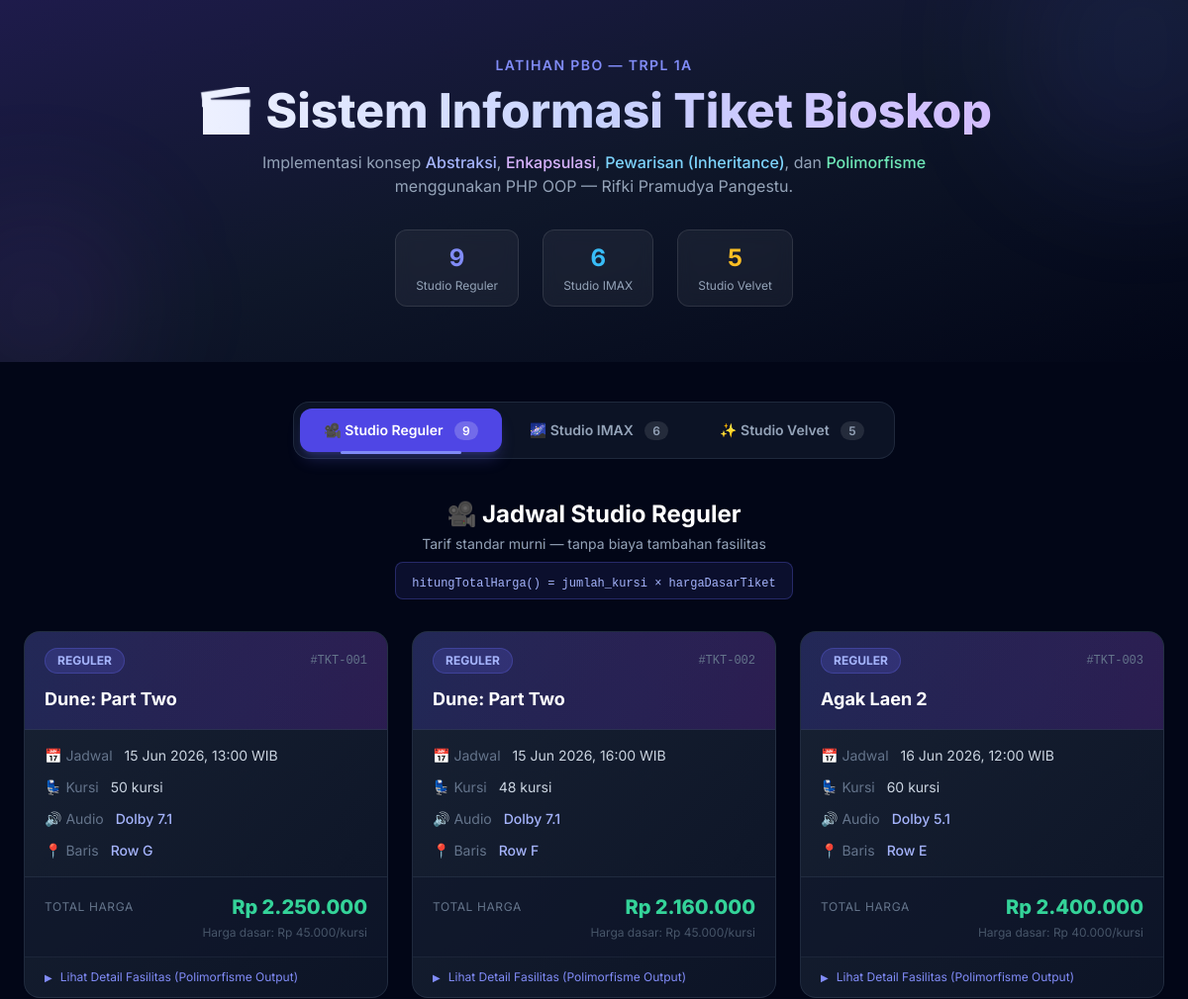
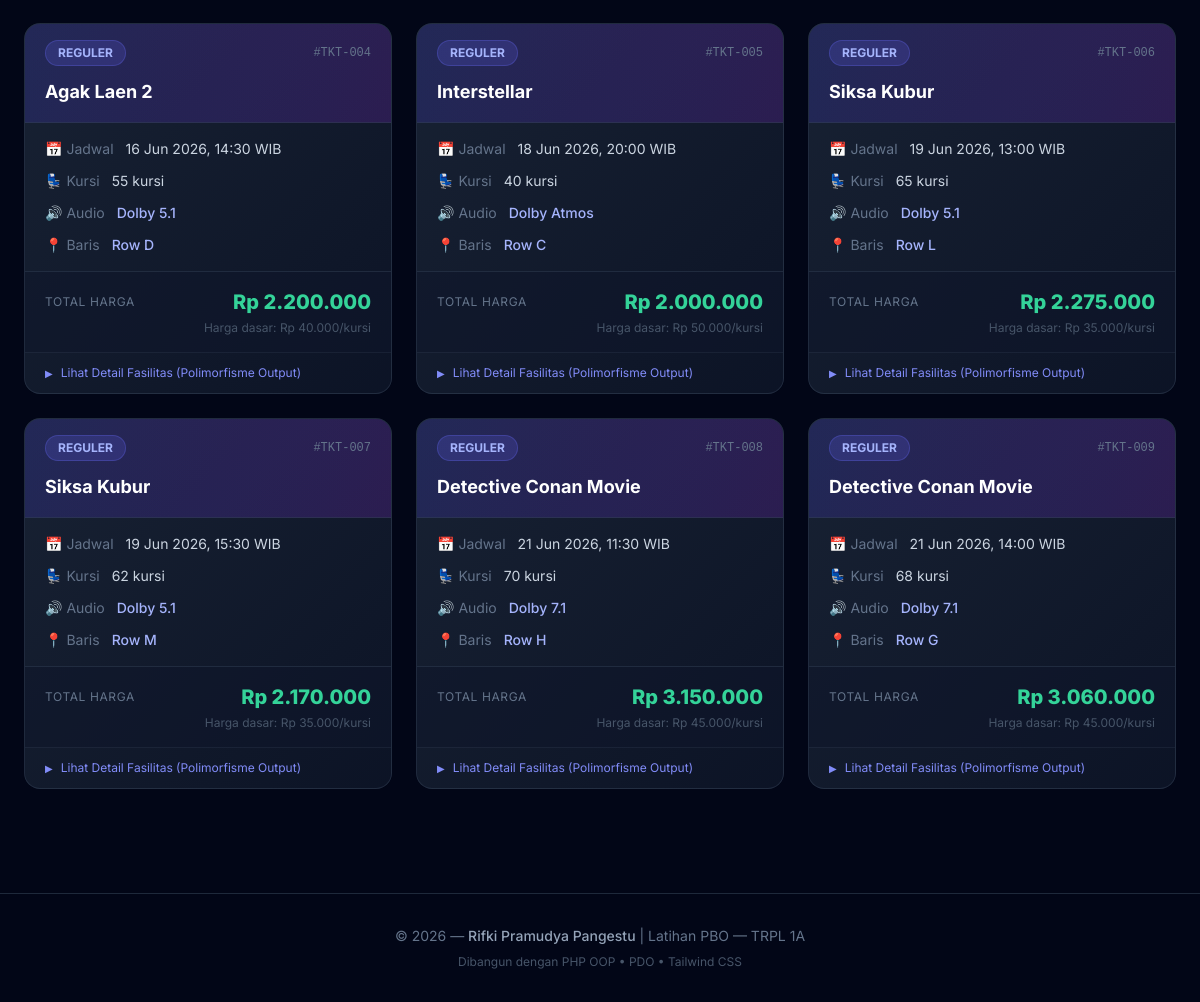
The page / on the database its author committed (2 pictures, top to bottom).
### tables this page shows
CREATE TABLE `tabel_tiket` (
  `id_tiket` int NOT NULL,
  `nama_film` varchar(255) NOT NULL,
  `jadwal_tayang` datetime NOT NULL,
  `jumlah_kursi` int NOT NULL,
  `harga_dasar_tiket` decimal(10,2) NOT NULL,
  `jenis_studio` enum('Reguler','IMAX','Velvet') NOT NULL,
  `tipe_audio` varchar(50) DEFAULT NULL,
  `lokasi_baris` varchar(5) DEFAULT NULL,
  `kacamata_3D_id` varchar(50) DEFAULT NULL,
  `efek_gerak_fitur` varchar(100) DEFAULT NULL,
  `bantal_selimut_pack` varchar(50) DEFAULT NULL,
  `layanan_butler` varchar(100) DEFAULT NULL
);

### Tiket.php (called while the page is built, shortened)
<?php
abstract class Tiket {
    protected $id_tiket;
    protected $nama_film;
    protected $jadwal_tayang;
    protected $jumlah_kursi;
    protected $hargaDasarTiket;
    public function __construct($id_tiket, $nama_film, $jadwal_tayang, $jumlah_kursi, $hargaDasarTiket) {
        $this->id_tiket = $id_tiket;
        $this->nama_film = $nama_film;
        $this->jadwal_tayang = $jadwal_tayang;
        $this->jumlah_kursi = $jumlah_kursi;
        $this->hargaDasarTiket = $hargaDasarTiket;
    }
    public function getId() { return $this->id_tiket; }
    public function getNamaFilm() { return $this->nama_film; }
    public function getJadwalTayang() { return $this->jadwal_tayang; }
    public function getJumlahKursi() { return $this->jumlah_kursi; }
    public function getHargaDasarTiket() { return $this->hargaDasarTiket; }
}
?>

### TiketReguler.php (called while the page is built, shortened)
<?php
require_once __DIR__ . '/Tiket.php';
class TiketReguler extends Tiket {
    private $tipeAudio;
    private $lokasiBaris;
    public function __construct($id_tiket, $nama_film, $jadwal_tayang, $jumlah_kursi, $hargaDasarTiket, $tipeAudio, $lokasiBaris) {
        $this->tipeAudio = $tipeAudio;
        $this->lokasiBaris = $lokasiBaris;
    }
    public function hitungTotalHarga() {
        return $this->jumlah_kursi * $this->hargaDasarTiket;
    }
    public function getTipeAudio() { return $this->tipeAudio; }
    public function getLokasiBaris() { return $this->lokasiBaris; }
}
?>

### index.php (the view, shortened to what this page needs)
<?php
require_once __DIR__ . '/TiketReguler.php';
$database = new Database();
$conn = $database->getConnection();
$tiketReguler = [];
$tiketImax    = [];
$tiketVelvet  = [];
try {
    $query = "SELECT * FROM tabel_tiket ORDER BY jadwal_tayang ASC";
    $stmt  = $conn->prepare($query);
    $stmt->execute();
    while ($row = $stmt->fetch(PDO::FETCH_ASSOC)) {
        switch ($row['jenis_studio']) {
            case 'Reguler':
                $tiket = new TiketReguler(
                    $row['id_tiket'],
                    $row['nama_film'],
                    $row['jadwal_tayang'],
                    $row['jumlah_kursi'],
                    $row['harga_dasar_tiket'],
                    $row['tipe_audio'],
                    $row['lokasi_baris']
                );
                $tiketReguler[] = $tiket;
                break;
            case 'IMAX':
                $tiket = new TiketImax(
                    $row['id_tiket'],
                    $row['nama_film'],
                    $row['jadwal_tayang'],
                    $row['jumlah_kursi'],
                    $row['harga_dasar_tiket'],
                    $row['kacamata_3D_id'],
                    $row['efek_gerak_fitur']
                );
                $tiketImax[] = $tiket;
                break;
            case 'Velvet':
                $tiket = new TiketVelvet(
                    $row['id_tiket'],
                    $row['nama_film'],
                    $row['jadwal_tayang'],
                    $row['jumlah_kursi'],
                    $row['harga_dasar_tiket'],
                    $row['bantal_selimut_pack'],
                    $row['layanan_butler']
                );
                $tiketVelvet[] = $tiket;
                break;
        }
    }
} catch (PDOException $e) {
    echo "Error mengambil data: " . $e->getMessage();
}
?>
<!DOCTYPE html>
<html lang="id">
<head>
    <script src="https://cdn.tailwindcss.com"></script>
</head>
<body class="bg-slate-950 text-white min-h-screen">
    <header class="relative overflow-hidden">
        <div class="absolute inset-0 bg-gradient-to-br from-indigo-950 via-slate-900 to-slate-950"></div>
        <div class="absolute top-[-80px] right-[-80px] w-64 h-64 bg-indigo-500/10 rounded-full blur-3xl"></div>
        <div class="absolute bottom-[-40px] left-[-60px] w-48 h-48 bg-purple-500/10 rounded-full blur-3xl"></div>
        <div class="relative max-w-7xl mx-auto px-6 py-14 text-center">
            <p class="text-indigo-400 text-sm font-semibold tracking-widest uppercase mb-3">
                Latihan PBO — TRPL 1A
            </p>
            <h1 class="text-4xl md:text-5xl font-extrabold bg-gradient-to-r from-white via-indigo-200 to-purple-300 bg-clip-text text-transparent leading-tight">
            </h1>
            <p class="mt-4 text-slate-400 text-base max-w-2xl mx-auto">
                Implementasi konsep <span class="text-indigo-300 font-medium">Abstraksi</span>,
                <span class="text-purple-300 font-medium">Enkapsulasi</span>,
                <span class="text-sky-300 font-medium">Pewarisan (Inheritance)</span>, dan
                <span class="text-emerald-300 font-medium">Polimorfisme</span>
                menggunakan PHP OOP &mdash; Rifki Pramudya Pangestu.
            </p>
            <div class="mt-8 flex justify-center gap-6 flex-wrap">
                <div class="bg-white/5 backdrop-blur border border-white/10 rounded-xl px-5 py-3 text-center">
                    <p class="text-2xl font-bold text-indigo-400"><?= count($tiketReguler) ?></p>
                    <p class="text-xs text-slate-400 mt-1">Studio Reguler</p>
                </div>
                <div class="bg-white/5 backdrop-blur border border-white/10 rounded-xl px-5 py-3 text-center">
                    <p class="text-2xl font-bold text-sky-400"><?= count($tiketImax) ?></p>
                    <p class="text-xs text-slate-400 mt-1">Studio IMAX</p>
                </div>
                <div class="bg-white/5 backdrop-blur border border-white/10 rounded-xl px-5 py-3 text-center">
                    <p class="text-2xl font-bold text-amber-400"><?= count($tiketVelvet) ?></p>
                    <p class="text-xs text-slate-400 mt-1">Studio Velvet</p>
                </div>
            </div>
        </div>
    </header>
    <main class="max-w-7xl mx-auto px-6 py-10">
        <div class="flex justify-center mb-10">
            <div class="inline-flex bg-slate-900/80 backdrop-blur border border-slate-700/50 rounded-2xl p-1.5 gap-1">
                <button id="tab-reguler" onclick="switchTab('reguler')"
                    class="tab-btn active px-6 py-3 rounded-xl text-sm font-semibold
                           bg-indigo-600 text-white shadow-lg shadow-indigo-500/25
                           after:bg-indigo-400">
                    🎥 Studio Reguler
                    <span class="ml-2 bg-white/20 text-xs px-2 py-0.5 rounded-full"><?= count($tiketReguler) ?></span>
                </button>
                <button id="tab-imax" onclick="switchTab('imax')"
                    class="tab-btn px-6 py-3 rounded-xl text-sm font-semibold
                           text-slate-400 hover:text-white hover:bg-slate-800
                           after:bg-sky-400">
                    🌌 Studio IMAX
                    <span class="ml-2 bg-white/10 text-xs px-2 py-0.5 rounded-full"><?= count($tiketImax) ?></span>
                </button>
                <button id="tab-velvet" onclick="switchTab('velvet')"
                    class="tab-btn px-6 py-3 rounded-xl text-sm font-semibold
                           text-slate-400 hover:text-white hover:bg-slate-800
                           after:bg-amber-400">
                    ✨ Studio Velvet
                    <span class="ml-2 bg-white/10 text-xs px-2 py-0.5 rounded-full"><?= count($tiketVelvet) ?></span>
                </button>
            </div>
        </div>
        <div id="content-reguler" class="tab-content active">
            <div class="mb-8 text-center">
                <h2 class="text-2xl font-bold text-white">🎥 Jadwal Studio Reguler</h2>
                <p class="text-slate-400 text-sm mt-1">Tarif standar murni — tanpa biaya tambahan fasilitas</p>
                <div class="mt-2 inline-block bg-indigo-500/10 border border-indigo-500/30 rounded-lg px-4 py-1.5">
                    <code class="text-indigo-300 text-xs font-mono">hitungTotalHarga() = jumlah_kursi × hargaDasarTiket</code>
                </div>
            </div>
            <div class="grid grid-cols-1 md:grid-cols-2 lg:grid-cols-3 gap-6">
                <?php
                $index = 0;
                foreach ($tiketReguler as $tiket):
                    $index++;
                    $delayClass = 'card-delay-' . min($index, 5);
                ?>
                <div class="card-hover animate-fade-in-up <?= $delayClass ?> opacity-0
                            bg-gradient-to-br from-slate-800/80 to-slate-900/80
                            backdrop-blur border border-slate-700/50 rounded-2xl overflow-hidden">
                    <div class="bg-gradient-to-r from-indigo-600/20 to-purple-600/20 px-5 py-4 border-b border-slate-700/50">
                        <div class="flex items-center justify-between">
                            <span class="bg-indigo-500/20 text-indigo-300 text-xs font-bold px-3 py-1 rounded-full border border-indigo-500/30">
                                REGULER
                            </span>
                            <span class="text-slate-500 text-xs font-mono">#TKT-<?= str_pad($tiket->getId(), 3, '0', STR_PAD_LEFT) ?></span>
                        </div>
                        <h3 class="text-lg font-bold text-white mt-3"><?= htmlspecialchars($tiket->getNamaFilm()) ?></h3>
                    </div>
                    <div class="px-5 py-4 space-y-3">
                        <div class="flex items-center gap-3 text-sm">
                            <span class="text-slate-500">📅 Jadwal</span>
                            <span class="text-slate-300"><?= date('d M Y, H:i', strtotime($tiket->getJadwalTayang())) ?> WIB</span>
                        </div>
                        <div class="flex items-center gap-3 text-sm">
                            <span class="text-slate-500">💺 Kursi</span>
                            <span class="text-slate-300"><?= $tiket->getJumlahKursi() ?> kursi</span>
                        </div>
                        <div class="flex items-center gap-3 text-sm">
                            <span class="text-slate-500">🔊 Audio</span>
                            <span class="text-indigo-300 font-medium"><?= htmlspecialchars($tiket->getTipeAudio()) ?></span>
                        </div>
                        <div class="flex items-center gap-3 text-sm">
                            <span class="text-slate-500">📍 Baris</span>
                            <span class="text-indigo-300 font-medium"><?= htmlspecialchars($tiket->getLokasiBaris()) ?></span>
                        </div>
                    </div>
                    <div class="px-5 py-4 bg-slate-900/50 border-t border-slate-700/50">
                        <div class="flex items-center justify-between">
                            <span class="text-slate-500 text-xs uppercase tracking-wider">Total Harga</span>
                            <span class="text-xl font-extrabold text-emerald-400">
                                Rp <?= number_format($tiket->hitungTotalHarga(), 0, ',', '.') ?>
                            </span>
                        </div>
                        <p class="text-slate-600 text-xs mt-1 text-right">Harga dasar: Rp <?= number_format($tiket->getHargaDasarTiket(), 0, ',', '.') ?>/kursi</p>
                    </div>
                    <details class="group">
                        <summary class="px-5 py-3 text-xs text-indigo-400 cursor-pointer hover:text-indigo-300
                                       border-t border-slate-700/30 flex items-center gap-2 select-none">
                            <span class="group-open:rotate-90 transition-transform text-[10px]">▶</span>
                            Lihat Detail Fasilitas (Polimorfisme Output)
                        </summary>
                    </details>
                </div>
                <?php endforeach; ?>
            </div>
        </div>
    </main>
    <footer class="border-t border-slate-800 mt-16">
        <div class="max-w-7xl mx-auto px-6 py-8 text-center">
            <p class="text-slate-500 text-sm">
                &copy; <?= date('Y') ?> — <span class="text-slate-400 font-medium">Rifki Pramudya Pangestu</span>
                | Latihan PBO — TRPL 1A
            </p>
            <p class="text-slate-600 text-xs mt-2">
                Dibangun dengan PHP OOP &bull; PDO &bull; Tailwind CSS
            </p>
        </div>
    </footer>
</body>
</html>

### index.php (style rules this page uses)
body { font-family: 'Inter', sans-serif; }
.animate-fade-in-up { animation: fadeInUp 0.5s ease-out forwards; }
.card-delay-1 { animation-delay: 0.1s; }
.card-delay-2 { animation-delay: 0.2s; }
.card-delay-3 { animation-delay: 0.3s; }
.card-delay-4 { animation-delay: 0.4s; }
.card-delay-5 { animation-delay: 0.5s; }
.card-hover { transition: transform 0.3s ease, box-shadow 0.3s ease; }
.tab-btn { transition: all 0.3s ease; position: relative; }
.tab-btn::after { content: ''; position: absolute; bottom: -2px; left: 50%; transform: translateX(-50%) scaleX(0); width: 60%; height: 3px; border-radius: 3px; transition: transform 0.3s ease; }
.tab-btn.active::after { transform: translateX(-50%) scaleX(1); }
.tab-content { display: none; opacity: 0; transition: opacity 0.3s ease; }
.tab-content.active { display: block; opacity: 1; }

### rows shown on the page
tabel_tiket: id_tiket "001", nama_film "Dune: Part Two", jadwal_tayang "15 Jun 2026, 13:00", jumlah_kursi "50", tipe_audio "Dolby 7.1", lokasi_baris "Row G", $tiket->hitungTotalHarga() "2.250.000", harga_dasar_tiket "45.000"
tabel_tiket: id_tiket "002", nama_film "Dune: Part Two", jadwal_tayang "15 Jun 2026, 16:00", jumlah_kursi "48", tipe_audio "Dolby 7.1", lokasi_baris "Row F", $tiket->hitungTotalHarga() "2.160.000", harga_dasar_tiket "45.000"
tabel_tiket: id_tiket "003", nama_film "Agak Laen 2", jadwal_tayang "16 Jun 2026, 12:00", jumlah_kursi "60", tipe_audio "Dolby 5.1", lokasi_baris "Row E", $tiket->hitungTotalHarga() "2.400.000", harga_dasar_tiket "40.000"
tabel_tiket: id_tiket "004", nama_film "Agak Laen 2", jadwal_tayang "16 Jun 2026, 14:30", jumlah_kursi "55", tipe_audio "Dolby 5.1", lokasi_baris "Row D", $tiket->hitungTotalHarga() "2.200.000", harga_dasar_tiket "40.000"
tabel_tiket: id_tiket "005", nama_film "Interstellar", jadwal_tayang "18 Jun 2026, 20:00", jumlah_kursi "40", tipe_audio "Dolby Atmos", lokasi_baris "Row C", $tiket->hitungTotalHarga() "2.000.000", harga_dasar_tiket "50.000"
tabel_tiket: id_tiket "006", nama_film "Siksa Kubur", jadwal_tayang "19 Jun 2026, 13:00", jumlah_kursi "65", tipe_audio "Dolby 5.1", lokasi_baris "Row L", $tiket->hitungTotalHarga() "2.275.000", harga_dasar_tiket "35.000"
tabel_tiket: id_tiket "007", nama_film "Siksa Kubur", jadwal_tayang "19 Jun 2026, 15:30", jumlah_kursi "62", tipe_audio "Dolby 5.1", lokasi_baris "Row M", $tiket->hitungTotalHarga() "2.170.000", harga_dasar_tiket "35.000"
tabel_tiket: id_tiket "008", nama_film "Detective Conan Movie", jadwal_tayang "21 Jun 2026, 11:30", jumlah_kursi "70", tipe_audio "Dolby 7.1", lokasi_baris "Row H", $tiket->hitungTotalHarga() "3.150.000", harga_dasar_tiket "45.000"
tabel_tiket: id_tiket "009", nama_film "Detective Conan Movie", jadwal_tayang "21 Jun 2026, 14:00", jumlah_kursi "68", tipe_audio "Dolby 7.1", lokasi_baris "Row G", $tiket->hitungTotalHarga() "3.060.000", harga_dasar_tiket "45.000"

### other values the page prints
count($tiketReguler) "9"
count($tiketImax) "6"
count($tiketVelvet) "5"
